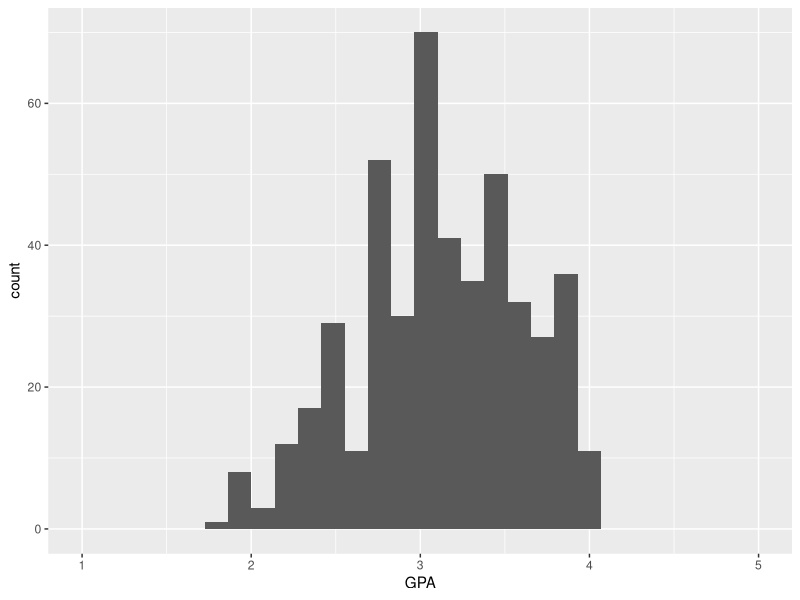
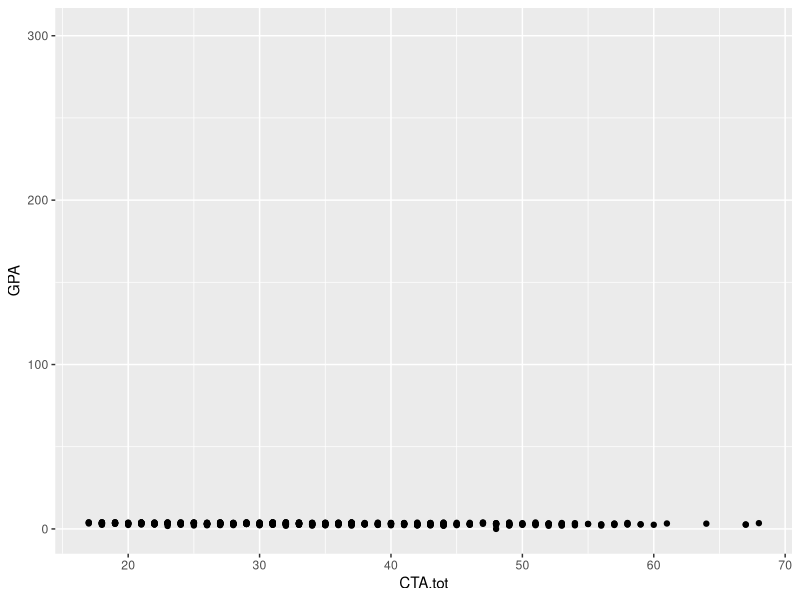
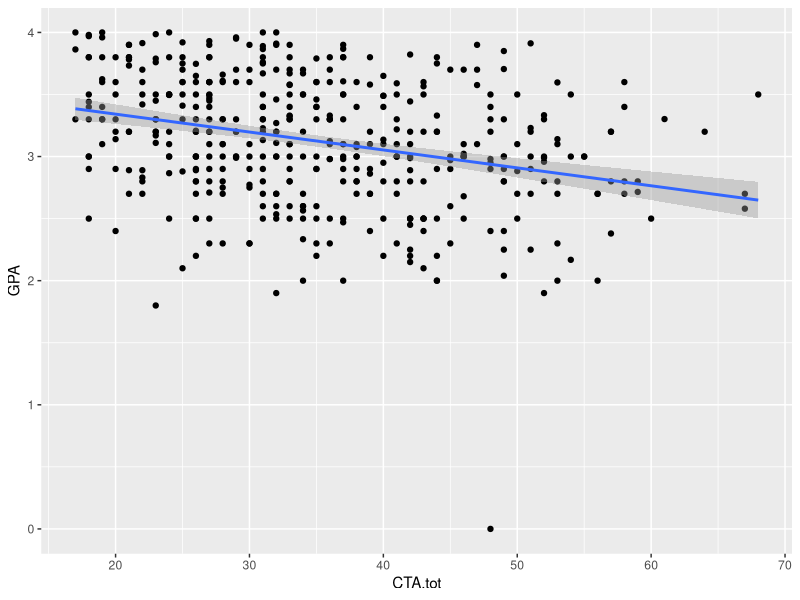
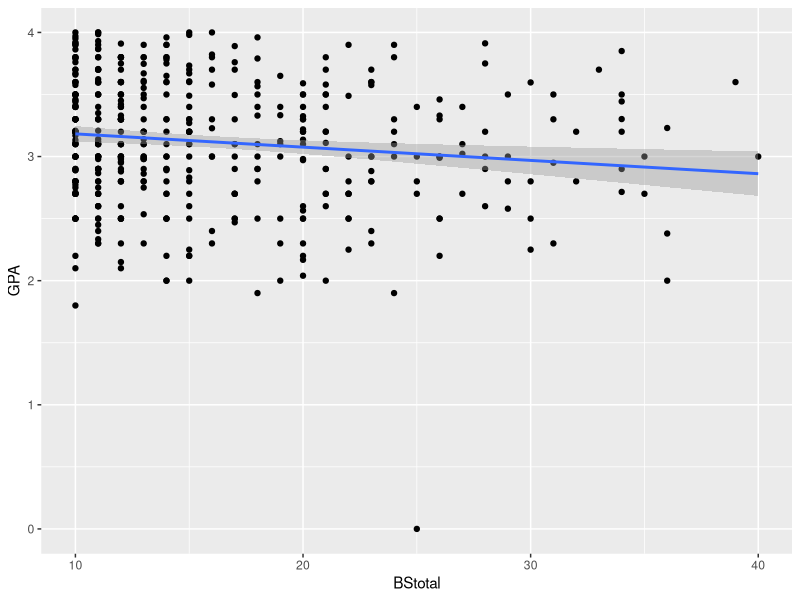
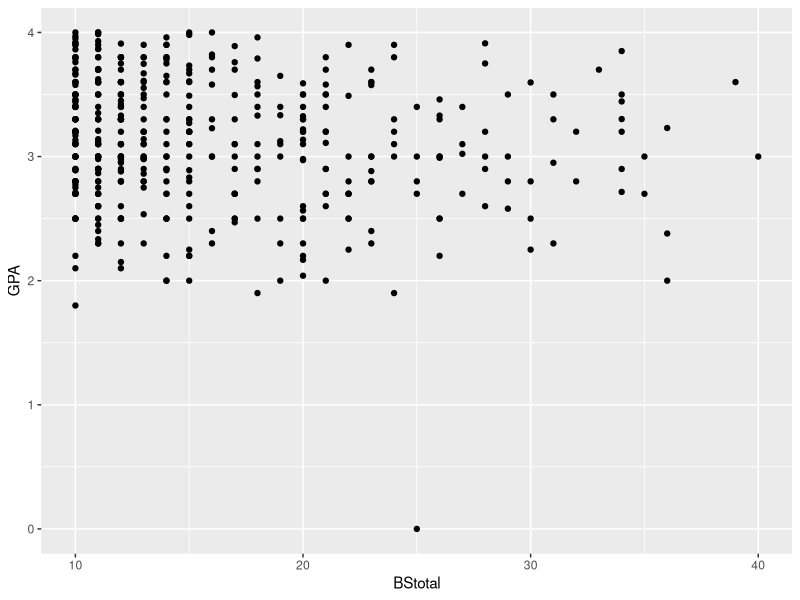
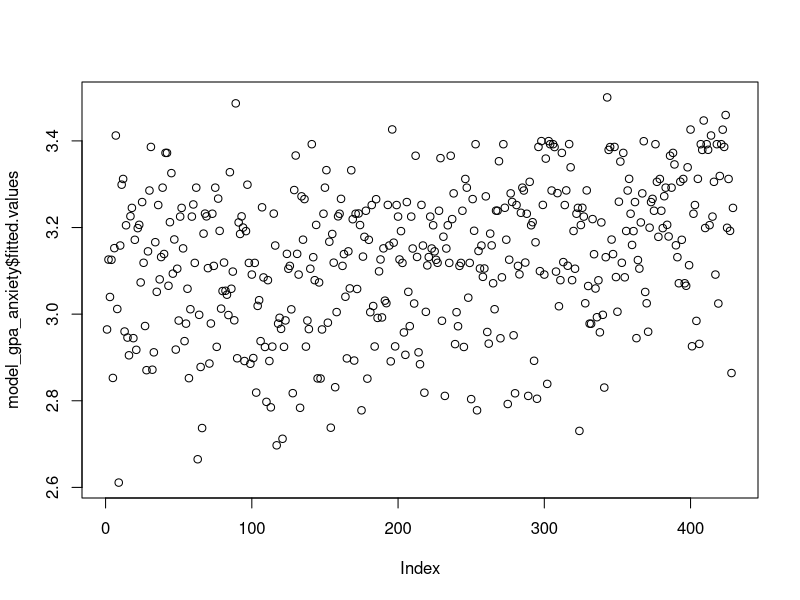
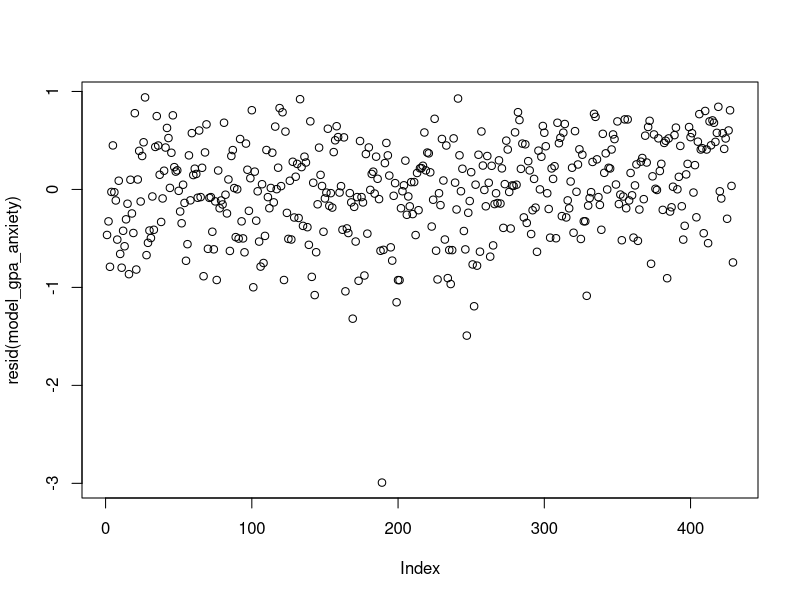
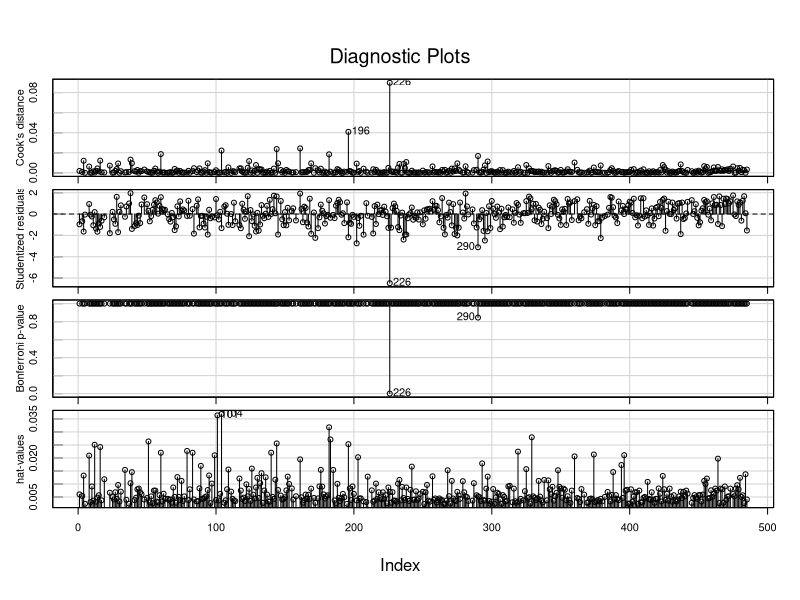

The R source for these figures, in order:
## ---- chunk 1
#| echo: TRUE
# install.packages("tidyverse", "car")
library(tidyverse)
## ---- chunk 2
#| echo: TRUE
students <- read_csv("data/cassady_finch_bolin.csv")
head(students, 4)
## ---- chunk 3
students |> 
  ggplot(aes(x = GPA)) + geom_histogram() + xlim(1, 5)
## ---- chunk 4
cor(students$GPA, students$CTA.tot, use = "pairwise.complete.obs") 
cor(students$GPA, students$BStotal, use = "pairwise.complete.obs") 
## ---- chunk 5
ggplot(students, aes(x = CTA.tot, y = GPA)) + geom_point()
## ---- chunk 6
ggplot(students, aes(x = CTA.tot, y = GPA)) + geom_point() + 
  geom_smooth(method = "lm") + ylim(0, 4)
## ---- chunk 7
ggplot(students, aes(x = BStotal, y = GPA)) + geom_point() + 
  geom_smooth(method = "lm") + ylim(0,4)
## ---- chunk 8
ggplot(students, aes(x = BStotal, y = GPA)) + geom_point() + ylim(0,4)
## ---- chunk 9
students |> 
  select(Gender:GPA, BStotal:CTA.tot) |> 
  filter(GPA < 1) 
## ---- chunk 10
model_gpa_anxiety <- lm(GPA ~ CTA.tot + BStotal, data = students)

# this will create a lm "class" object in your environment
class(model_gpa_anxiety)
## ---- chunk 11
summary(model_gpa_anxiety)
## ---- chunk 12
anova(model_gpa_anxiety)
## ---- chunk 13
model_gpa_anxiety$coefficients
## ---- chunk 14
confint(model_gpa_anxiety)
## ---- chunk 15
model_gpa_anxiety$fitted.values
## ---- chunk 16
plot(model_gpa_anxiety$fitted.values)
## ---- chunk 17
plot(resid(model_gpa_anxiety))
## ---- chunk 18
car::influenceIndexPlot(model_gpa_anxiety)
## ---- chunk 19
car::outlierTest(model_gpa_anxiety)
## ---- chunk 20
whoisit <- students |> 
  select(Gender:GPA, BStotal, CTA.tot) |> 
  slice(226)

whoisit
## ---- chunk 21
students_no_outlier <- students |>  
  filter(GPA > 1 & GPA < 4) 

dim(students)
dim(students_no_outlier)
## ---- chunk 22
model_gpa_anxiety_no_outlier <- lm(GPA ~ CTA.tot + BStotal, 
                                   data = students_no_outlier)

summary(model_gpa_anxiety_no_outlier)
## ---- chunk 23
car::outlierTest(model_gpa_anxiety_no_outlier)
## ---- chunk 24
car::influenceIndexPlot(model_gpa_anxiety_no_outlier)
